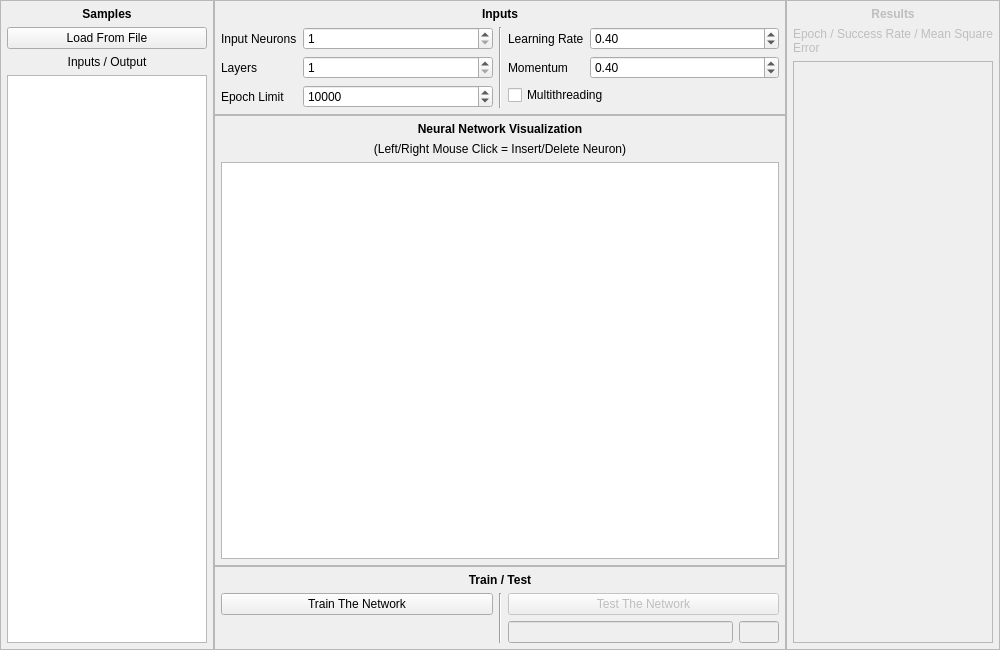
<?xml version="1.0" encoding="UTF-8"?>
<ui version="4.0">
 <class>MainWindow</class>
 <widget class="QMainWindow" name="MainWindow">
  <property name="geometry">
   <rect>
    <x>0</x>
    <y>0</y>
    <width>1000</width>
    <height>650</height>
   </rect>
  </property>
  <property name="windowTitle">
   <string>Feedforward Neural Network Trainer</string>
  </property>
  <widget class="QWidget" name="centralWidget">
   <layout class="QHBoxLayout" name="horizontalLayout">
    <property name="spacing">
     <number>0</number>
    </property>
    <property name="margin">
     <number>0</number>
    </property>
    <item>
     <widget class="QFrame" name="samplesPanel">
      <property name="sizePolicy">
       <sizepolicy hsizetype="Fixed" vsizetype="Preferred">
        <horstretch>0</horstretch>
        <verstretch>0</verstretch>
       </sizepolicy>
      </property>
      <property name="frameShape">
       <enum>QFrame::StyledPanel</enum>
      </property>
      <property name="frameShadow">
       <enum>QFrame::Raised</enum>
      </property>
      <layout class="QVBoxLayout" name="verticalLayout_2">
       <property name="margin">
        <number>6</number>
       </property>
       <item>
        <widget class="QLabel" name="samplesLabel">
         <property name="font">
          <font>
           <weight>75</weight>
           <italic>false</italic>
           <bold>true</bold>
          </font>
         </property>
         <property name="text">
          <string>Samples</string>
         </property>
         <property name="alignment">
          <set>Qt::AlignCenter</set>
         </property>
        </widget>
       </item>
       <item>
        <widget class="QPushButton" name="loadButton">
         <property name="text">
          <string>Load From File</string>
         </property>
        </widget>
       </item>
       <item>
        <widget class="QLabel" name="samplesSubLabel">
         <property name="text">
          <string>Inputs / Output</string>
         </property>
         <property name="alignment">
          <set>Qt::AlignCenter</set>
         </property>
        </widget>
       </item>
       <item>
        <widget class="QPlainTextEdit" name="samplesTextEdit">
         <property name="sizePolicy">
          <sizepolicy hsizetype="Ignored" vsizetype="Expanding">
           <horstretch>0</horstretch>
           <verstretch>0</verstretch>
          </sizepolicy>
         </property>
         <property name="minimumSize">
          <size>
           <width>200</width>
           <height>0</height>
          </size>
         </property>
         <property name="lineWrapMode">
          <enum>QPlainTextEdit::NoWrap</enum>
         </property>
        </widget>
       </item>
      </layout>
     </widget>
    </item>
    <item>
     <widget class="QWidget" name="middlePanel" native="true">
      <layout class="QVBoxLayout" name="verticalLayout">
       <property name="spacing">
        <number>0</number>
       </property>
       <property name="margin">
        <number>0</number>
       </property>
       <item>
        <widget class="QFrame" name="inputsPanel">
         <property name="frameShape">
          <enum>QFrame::StyledPanel</enum>
         </property>
         <property name="frameShadow">
          <enum>QFrame::Raised</enum>
         </property>
         <layout class="QVBoxLayout" name="verticalLayout_3">
          <property name="margin">
           <number>6</number>
          </property>
          <item>
           <widget class="QLabel" name="inputsLabel">
            <property name="font">
             <font>
              <weight>75</weight>
              <bold>true</bold>
             </font>
            </property>
            <property name="text">
             <string>Inputs</string>
            </property>
            <property name="alignment">
             <set>Qt::AlignCenter</set>
            </property>
           </widget>
          </item>
          <item>
           <widget class="QWidget" name="widget_6" native="true">
            <property name="minimumSize">
             <size>
              <width>0</width>
              <height>0</height>
             </size>
            </property>
            <layout class="QHBoxLayout" name="horizontalLayout_4">
             <property name="margin">
              <number>0</number>
             </property>
             <item>
              <layout class="QFormLayout" name="formLayout">
               <property name="fieldGrowthPolicy">
                <enum>QFormLayout::AllNonFixedFieldsGrow</enum>
               </property>
               <property name="rowWrapPolicy">
                <enum>QFormLayout::DontWrapRows</enum>
               </property>
               <item row="0" column="0">
                <widget class="QLabel" name="inputNeuronsLabel">
                 <property name="text">
                  <string>Input Neurons</string>
                 </property>
                </widget>
               </item>
               <item row="1" column="0">
                <widget class="QLabel" name="layersLabel">
                 <property name="text">
                  <string>Layers</string>
                 </property>
                </widget>
               </item>
               <item row="2" column="0">
                <widget class="QLabel" name="epochLimitLabel">
                 <property name="text">
                  <string>Epoch Limit</string>
                 </property>
                </widget>
               </item>
               <item row="0" column="1">
                <widget class="QSpinBox" name="inputNeuronsSpinBox">
                 <property name="minimum">
                  <number>1</number>
                 </property>
                 <property name="maximum">
                  <number>1000</number>
                 </property>
                </widget>
               </item>
               <item row="1" column="1">
                <widget class="QSpinBox" name="layersSpinBox">
                 <property name="minimum">
                  <number>1</number>
                 </property>
                 <property name="maximum">
                  <number>1000</number>
                 </property>
                </widget>
               </item>
               <item row="2" column="1">
                <widget class="QSpinBox" name="epochLimitSpinBox">
                 <property name="minimum">
                  <number>1</number>
                 </property>
                 <property name="maximum">
                  <number>1000000000</number>
                 </property>
                 <property name="value">
                  <number>10000</number>
                 </property>
                </widget>
               </item>
              </layout>
             </item>
             <item>
              <widget class="Line" name="line_2">
               <property name="orientation">
                <enum>Qt::Vertical</enum>
               </property>
              </widget>
             </item>
             <item>
              <layout class="QFormLayout" name="formLayout_3">
               <property name="fieldGrowthPolicy">
                <enum>QFormLayout::AllNonFixedFieldsGrow</enum>
               </property>
               <item row="0" column="0">
                <widget class="QLabel" name="learningRateLabel">
                 <property name="text">
                  <string>Learning Rate</string>
                 </property>
                </widget>
               </item>
               <item row="0" column="1">
                <widget class="QDoubleSpinBox" name="learningRateSpinBox">
                 <property name="maximum">
                  <double>1.000000000000000</double>
                 </property>
                 <property name="singleStep">
                  <double>0.050000000000000</double>
                 </property>
                 <property name="value">
                  <double>0.400000000000000</double>
                 </property>
                </widget>
               </item>
               <item row="1" column="0">
                <widget class="QLabel" name="momentumLabel">
                 <property name="text">
                  <string>Momentum</string>
                 </property>
                </widget>
               </item>
               <item row="1" column="1">
                <widget class="QDoubleSpinBox" name="momentumSpinBox">
                 <property name="maximum">
                  <double>1.000000000000000</double>
                 </property>
                 <property name="singleStep">
                  <double>0.050000000000000</double>
                 </property>
                 <property name="value">
                  <double>0.400000000000000</double>
                 </property>
                </widget>
               </item>
               <item row="2" column="0" colspan="2">
                <widget class="QCheckBox" name="multithreadingCheckBox">
                 <property name="text">
                  <string>Multithreading</string>
                 </property>
                </widget>
               </item>
              </layout>
             </item>
            </layout>
           </widget>
          </item>
         </layout>
        </widget>
       </item>
       <item>
        <widget class="QFrame" name="visualizationPanel">
         <property name="frameShape">
          <enum>QFrame::StyledPanel</enum>
         </property>
         <property name="frameShadow">
          <enum>QFrame::Raised</enum>
         </property>
         <layout class="QVBoxLayout" name="verticalLayout_4">
          <property name="margin">
           <number>6</number>
          </property>
          <item>
           <widget class="QLabel" name="visualizationLabel">
            <property name="font">
             <font>
              <weight>75</weight>
              <bold>true</bold>
             </font>
            </property>
            <property name="text">
             <string>Neural Network Visualization</string>
            </property>
            <property name="alignment">
             <set>Qt::AlignCenter</set>
            </property>
           </widget>
          </item>
          <item>
           <widget class="QLabel" name="visualizationSubLabel">
            <property name="text">
             <string>(Left/Right Mouse Click = Insert/Delete Neuron)</string>
            </property>
            <property name="alignment">
             <set>Qt::AlignCenter</set>
            </property>
           </widget>
          </item>
          <item>
           <widget class="QGraphicsView" name="visualizationGraphicsView">
            <property name="minimumSize">
             <size>
              <width>400</width>
              <height>250</height>
             </size>
            </property>
           </widget>
          </item>
         </layout>
        </widget>
       </item>
       <item>
        <widget class="QFrame" name="trainTestPanel">
         <property name="frameShape">
          <enum>QFrame::StyledPanel</enum>
         </property>
         <property name="frameShadow">
          <enum>QFrame::Raised</enum>
         </property>
         <layout class="QVBoxLayout" name="verticalLayout_5">
          <property name="margin">
           <number>6</number>
          </property>
          <item>
           <widget class="QLabel" name="trainTestLabel">
            <property name="font">
             <font>
              <weight>75</weight>
              <bold>true</bold>
             </font>
            </property>
            <property name="text">
             <string>Train / Test</string>
            </property>
            <property name="alignment">
             <set>Qt::AlignCenter</set>
            </property>
           </widget>
          </item>
          <item>
           <widget class="QWidget" name="widget_2" native="true">
            <layout class="QHBoxLayout" name="horizontalLayout_2">
             <property name="margin">
              <number>0</number>
             </property>
             <item>
              <widget class="QWidget" name="trainPanel" native="true">
               <property name="sizePolicy">
                <sizepolicy hsizetype="Ignored" vsizetype="Preferred">
                 <horstretch>0</horstretch>
                 <verstretch>0</verstretch>
                </sizepolicy>
               </property>
               <layout class="QVBoxLayout" name="verticalLayout_7">
                <property name="spacing">
                 <number>6</number>
                </property>
                <property name="sizeConstraint">
                 <enum>QLayout::SetDefaultConstraint</enum>
                </property>
                <property name="margin">
                 <number>0</number>
                </property>
                <item>
                 <widget class="QPushButton" name="trainStopButton">
                  <property name="text">
                   <string>Train The Network</string>
                  </property>
                 </widget>
                </item>
                <item>
                 <widget class="QStackedWidget" name="stackedWidget_2">
                  <property name="sizePolicy">
                   <sizepolicy hsizetype="Preferred" vsizetype="Fixed">
                    <horstretch>0</horstretch>
                    <verstretch>0</verstretch>
                   </sizepolicy>
                  </property>
                  <property name="currentIndex">
                   <number>1</number>
                  </property>
                  <widget class="QWidget" name="page_3">
                   <layout class="QVBoxLayout" name="verticalLayout_9">
                    <property name="margin">
                     <number>0</number>
                    </property>
                    <item>
                     <widget class="QProgressBar" name="trainProgressBar">
                      <property name="value">
                       <number>24</number>
                      </property>
                     </widget>
                    </item>
                   </layout>
                  </widget>
                  <widget class="QWidget" name="page_3">
                   <layout class="QVBoxLayout" name="verticalLayout_10">
                    <property name="margin">
                     <number>0</number>
                    </property>
                    <item>
                     <widget class="QLabel" name="elapsedTimeLabel">
                      <property name="text">
                       <string/>
                      </property>
                      <property name="alignment">
                       <set>Qt::AlignCenter</set>
                      </property>
                     </widget>
                    </item>
                   </layout>
                  </widget>
                 </widget>
                </item>
                <item>
                 <spacer name="verticalSpacer">
                  <property name="orientation">
                   <enum>Qt::Vertical</enum>
                  </property>
                  <property name="sizeType">
                   <enum>QSizePolicy::Ignored</enum>
                  </property>
                  <property name="sizeHint" stdset="0">
                   <size>
                    <width>0</width>
                    <height>0</height>
                   </size>
                  </property>
                 </spacer>
                </item>
               </layout>
              </widget>
             </item>
             <item>
              <widget class="Line" name="line">
               <property name="orientation">
                <enum>Qt::Vertical</enum>
               </property>
              </widget>
             </item>
             <item>
              <widget class="QWidget" name="testPanel" native="true">
               <property name="enabled">
                <bool>false</bool>
               </property>
               <property name="sizePolicy">
                <sizepolicy hsizetype="Ignored" vsizetype="Preferred">
                 <horstretch>0</horstretch>
                 <verstretch>0</verstretch>
                </sizepolicy>
               </property>
               <layout class="QVBoxLayout" name="verticalLayout_8">
                <property name="margin">
                 <number>0</number>
                </property>
                <item>
                 <widget class="QPushButton" name="testButton">
                  <property name="text">
                   <string>Test The Network</string>
                  </property>
                 </widget>
                </item>
                <item>
                 <widget class="QWidget" name="widget_5" native="true">
                  <layout class="QHBoxLayout" name="horizontalLayout_3">
                   <property name="spacing">
                    <number>6</number>
                   </property>
                   <property name="margin">
                    <number>0</number>
                   </property>
                   <item>
                    <widget class="QLineEdit" name="testInputsLineEdit">
                     <property name="text">
                      <string/>
                     </property>
                     <property name="alignment">
                      <set>Qt::AlignLeading|Qt::AlignLeft|Qt::AlignVCenter</set>
                     </property>
                    </widget>
                   </item>
                   <item>
                    <widget class="QLineEdit" name="testOutputLineEdit">
                     <property name="sizePolicy">
                      <sizepolicy hsizetype="Fixed" vsizetype="Fixed">
                       <horstretch>0</horstretch>
                       <verstretch>0</verstretch>
                      </sizepolicy>
                     </property>
                     <property name="maximumSize">
                      <size>
                       <width>40</width>
                       <height>16777215</height>
                      </size>
                     </property>
                     <property name="maxLength">
                      <number>1</number>
                     </property>
                     <property name="frame">
                      <bool>true</bool>
                     </property>
                     <property name="alignment">
                      <set>Qt::AlignCenter</set>
                     </property>
                     <property name="dragEnabled">
                      <bool>false</bool>
                     </property>
                     <property name="readOnly">
                      <bool>true</bool>
                     </property>
                     <property name="cursorMoveStyle">
                      <enum>Qt::LogicalMoveStyle</enum>
                     </property>
                    </widget>
                   </item>
                  </layout>
                 </widget>
                </item>
                <item>
                 <spacer name="verticalSpacer_2">
                  <property name="orientation">
                   <enum>Qt::Vertical</enum>
                  </property>
                  <property name="sizeType">
                   <enum>QSizePolicy::Ignored</enum>
                  </property>
                  <property name="sizeHint" stdset="0">
                   <size>
                    <width>0</width>
                    <height>0</height>
                   </size>
                  </property>
                 </spacer>
                </item>
               </layout>
              </widget>
             </item>
            </layout>
           </widget>
          </item>
         </layout>
        </widget>
       </item>
      </layout>
     </widget>
    </item>
    <item>
     <widget class="QFrame" name="resultsPanel">
      <property name="enabled">
       <bool>false</bool>
      </property>
      <property name="sizePolicy">
       <sizepolicy hsizetype="Fixed" vsizetype="Preferred">
        <horstretch>0</horstretch>
        <verstretch>0</verstretch>
       </sizepolicy>
      </property>
      <property name="frameShape">
       <enum>QFrame::StyledPanel</enum>
      </property>
      <property name="frameShadow">
       <enum>QFrame::Raised</enum>
      </property>
      <layout class="QVBoxLayout" name="verticalLayout_6">
       <property name="margin">
        <number>6</number>
       </property>
       <item>
        <widget class="QLabel" name="resultsLabel">
         <property name="font">
          <font>
           <weight>75</weight>
           <bold>true</bold>
          </font>
         </property>
         <property name="text">
          <string>Results</string>
         </property>
         <property name="alignment">
          <set>Qt::AlignCenter</set>
         </property>
        </widget>
       </item>
       <item>
        <widget class="QLabel" name="resultsSubLabel">
         <property name="sizePolicy">
          <sizepolicy hsizetype="Ignored" vsizetype="Preferred">
           <horstretch>0</horstretch>
           <verstretch>0</verstretch>
          </sizepolicy>
         </property>
         <property name="text">
          <string>Epoch / Success Rate / Mean Square Error</string>
         </property>
         <property name="wordWrap">
          <bool>true</bool>
         </property>
        </widget>
       </item>
       <item>
        <widget class="QPlainTextEdit" name="resultsTextEdit">
         <property name="sizePolicy">
          <sizepolicy hsizetype="Ignored" vsizetype="Expanding">
           <horstretch>0</horstretch>
           <verstretch>0</verstretch>
          </sizepolicy>
         </property>
         <property name="minimumSize">
          <size>
           <width>200</width>
           <height>0</height>
          </size>
         </property>
         <property name="lineWrapMode">
          <enum>QPlainTextEdit::NoWrap</enum>
         </property>
         <property name="readOnly">
          <bool>true</bool>
         </property>
        </widget>
       </item>
      </layout>
     </widget>
    </item>
   </layout>
  </widget>
 </widget>
 <layoutdefault spacing="6" margin="11"/>
 <resources/>
 <connections/>
</ui>
